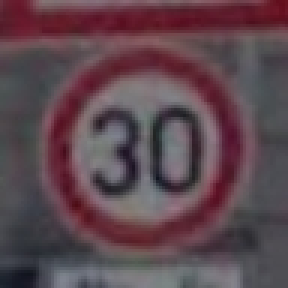
#> input picture new_images/1.jpg, 96 x 96 px (shown 3 times larger); its folder holds 4 pictures in this run
$ jupyter execute --allow-errors Traffic_Sign_Classifier.ipynb   (shell and % lines are left out)   (older library calls are emulated)
#> lines starting #> are read from the running program, lines starting #| are printed output that depends on the picture
# Self-Driving Car Engineer Nanodegree

## Deep Learning

## Project: Build a Traffic Sign Recognition Classifier

In this notebook, a template is provided for you to implement your functionality in stages, which is required to successfully complete this project. If additional code is required that cannot be included in the notebook, be sure that the Python code is successfully imported and included in your submission if necessary.

> **Note**: Once you have completed all of the code implementations, you need to finalize your work by exporting the iPython Notebook as an HTML document. Before exporting the notebook to html, all of the code cells need to have been run so that reviewers can see the final implementation and output. You can then export the notebook by using the menu above and navigating to  \n",
    "**File -> Download as -> HTML (.html)**. Include the finished document along with this notebook as your submission.

In addition to implementing code, there is a writeup to complete. The writeup should be completed in a separate file, which can be either a markdown file or a pdf document. There is a [write up template](https://github.com/udacity/CarND-Traffic-Sign-Classifier-Project/blob/master/writeup_template.md) that can be used to guide the writing process. Completing the code template and writeup template will cover all of the [rubric points](https://review.udacity.com/#!/rubrics/481/view) for this project.

The [rubric](https://review.udacity.com/#!/rubrics/481/view) contains "Stand Out Suggestions" for enhancing the project beyond the minimum requirements. The stand out suggestions are optional. If you decide to pursue the "stand out suggestions", you can include the code in this Ipython notebook and also discuss the results in the writeup file.

>**Note:** Code and Markdown cells can be executed using the **Shift + Enter** keyboard shortcut. In addition, Markdown cells can be edited by typically double-clicking the cell to enter edit mode.

[cell 1]
### Hyperparameters and settings to try out:
# Gray images did not improve or hurt performance, but make the model smaller and therefore faster to train.
use_gray_images = True
# Saturation happends between 10 to 15 epochs most of the times.
EPOCHS = 20
BATCH_SIZE = 256
# Somehow it is impossible to improve performance with learning rate 000.5
learning_rate = 0.005
#Dropout of 0.75 improved by 2% the validation performance
dropout_keep_prob = 0.60

---
## Step 0: Load The Data

[cell 2]
# Load pickled data
import pickle

# Point to saved training and testing data

training_file = 'traffic-signs-data/train.p'
validation_file= 'traffic-signs-data/valid.p'
testing_file = 'traffic-signs-data/test.p'

#> (the rest of this cell did not finish here and is left out)

---

## Step 1: Dataset Summary & Exploration

The pickled data is a dictionary with 4 key/value pairs:

- `'features'` is a 4D array containing raw pixel data of the traffic sign images, (num examples, width, height, channels).
- `'labels'` is a 1D array containing the label/class id of the traffic sign. The file `signnames.csv` contains id -> name mappings for each id.
- `'sizes'` is a list containing tuples, (width, height) representing the original width and height the image.
- `'coords'` is a list containing tuples, (x1, y1, x2, y2) representing coordinates of a bounding box around the sign in the image. **THESE COORDINATES ASSUME THE ORIGINAL IMAGE. THE PICKLED DATA CONTAINS RESIZED VERSIONS (32 by 32) OF THESE IMAGES**

Complete the basic data summary below. Use python, numpy and/or pandas methods to calculate the data summary rather than hard coding the results. For example, the [pandas shape method](http://pandas.pydata.org/pandas-docs/stable/generated/pandas.DataFrame.shape.html) might be useful for calculating some of the summary results.

### Provide a Basic Summary of the Data Set Using Python, Numpy and/or Pandas

[cell 3]
### Replace each question mark with the appropriate value.
### Use python, pandas or numpy methods rather than hard coding the results
import numpy as np

# Some data in the original validation set was very difficult to learn from the training data
# I opted to merge trainning data and validation data
# Since there is no dedicated validation set, we will use cross-validation to measure epoch
# progress and a lower dropout keep parameter to prevent overfitting.
#> (the rest of this cell did not finish here and is left out)

### Include an exploratory visualization of the dataset

Visualize the German Traffic Signs Dataset using the pickled file(s). This is open ended, suggestions include: plotting traffic sign images, plotting the count of each sign, etc.

The [Matplotlib](http://matplotlib.org/) [examples](http://matplotlib.org/examples/index.html) and [gallery](http://matplotlib.org/gallery.html) pages are a great resource for doing visualizations in Python.

**NOTE:** It's recommended you start with something simple first. If you wish to do more, come back to it after you've completed the rest of the sections.

[cell 4]
### Data exploration visualization code goes here.
### Feel free to use as many code cells as needed.
import matplotlib.pyplot as plt
# Visualizations will be shown in the notebook.


import matplotlib.gridspec as gridspec
import math
import random


# image ploting code from here:
# https://github.com/swirlingsand/self-driving-car-nanodegree-nd013/blob/master/CarND-Traffic-Sign-Classifier-Project-master/Traffic_Sign_Classifier.ipynb
def rand_image_gen(x_set, n_images_to_gen, randomize = True):
    for index in range(n_images_to_gen):
        random_index =random.randint(0,len(x_set)-1)
        if randomize:
            yield x_set[random_index]
        else:
            yield x_set[index]

def print_a_line_of_images(Images, num, randomize = True):
    # graphing function concepts from http://navoshta.com/traffic-signs-classification/
    fig = plt.figure(figsize = (num, 1))
    fig.subplots_adjust(left = 0, right = 1, bottom = 0, top = 1, hspace = 0.05, wspace = 0.05)

    for i, im in enumerate(rand_image_gen(Images, num, randomize = randomize)):
        axis = fig.add_subplot(1, num, i + 1, xticks=[], yticks=[])
        axis.imshow(im)
    plt.show()
#print_a_line_of_images(X_train, 10)

[cell 5]
#Show random images
num_cols = 10
num_rows = 3

#> (the rest of this cell did not finish here and is left out)

[cell 6]
import matplotlib.pyplot as plt
# Visualizations will be shown in the notebook.


import matplotlib.gridspec as gridspec
import math
import random

#> (the rest of this cell did not finish here and is left out)

[cell 7]
#Show random images
num_cols = 10
num_rows = 5

# The original validation dataset had some difficult tags, which where always causing problems.
# I opted to include those in training and change to cross-validation.
# See,s lke x-validation with dropout improved performance, and made errors more random.
#difficult_labels = tuple(set([2,25]))

# New errors:
#difficult_labels = tuple(set([11, 7, 5, 0, 3, 8, 2, 2, 27, 4, 3, 1, 1, 0, 0,10, 11]))
difficult_labels = tuple(set([28, 30, 27]))


#> (the rest of this cell did not finish here and is left out)

## ----

## Step 2: Design and Test a Model Architecture

Design and implement a deep learning model that learns to recognize traffic signs. Train and test your model on the [German Traffic Sign Dataset](http://benchmark.ini.rub.de/?section=gtsrb&subsection=dataset).

There are various aspects to consider when thinking about this problem:

- Neural network architecture
- Play around preprocessing techniques (normalization, rgb to grayscale, etc)
- Number of examples per label (some have more than others).
- Generate fake data.

Here is an example of a [published baseline model on this problem](http://yann.lecun.com/exdb/publis/pdf/sermanet-ijcnn-11.pdf). It's not required to be familiar with the approach used in the paper but, it's good practice to try to read papers like these.

**NOTE:** The LeNet-5 implementation shown in the [classroom](https://classroom.udacity.com/nanodegrees/nd013/parts/fbf77062-5703-404e-b60c-95b78b2f3f9e/modules/6df7ae49-c61c-4bb2-a23e-6527e69209ec/lessons/601ae704-1035-4287-8b11-e2c2716217ad/concepts/d4aca031-508f-4e0b-b493-e7b706120f81) at the end of the CNN lesson is a solid starting point. You'll have to change the number of classes and possibly the preprocessing, but aside from that it's plug and play!

### Pre-process the Data Set (normalization, grayscale, etc.)

Use the code cell (or multiple code cells, if necessary) to implement the first step of your project.

[cell 8]
### Preprocess the data here. Preprocessing steps could include normalization, converting to grayscale, etc.
### Feel free to use as many code cells as needed.

from sklearn.utils import shuffle
import cv2
import matplotlib.pyplot as plt
import matplotlib.gridspec as gridspec
import math
import random
# Visualizations will be shown in the notebook.

#> (the rest of this cell did not finish here and is left out)

[cell 9]
#Show random images after pre-processing
num_cols = 10
num_rows = 5

def print_a_line_of_pp_images(images, num, randomize = True):
    # graphing function concepts from http://navoshta.com/traffic-signs-classification/
    fig = plt.figure(figsize = (num, 1))
    fig.subplots_adjust(left = 0, right = 1, bottom = 0, top = 1, hspace = 0.05, wspace = 0.05)

    for i, im in enumerate(rand_image_gen(images, num, randomize = randomize)):
        axis = fig.add_subplot(1, num, i + 1, xticks=[], yticks=[])
        axis.imshow(im.reshape(im.shape[0:2]), cmap = 'gray')
    plt.show()

#> (the rest of this cell did not finish here and is left out)

### Model Architecture

#> (a cell that did not finish here is left out)

### Train, Validate and Test the Model

A validation set can be used to assess how well the model is performing. A low accuracy on the training and validation
sets imply underfitting. A high accuracy on the training set but low accuracy on the validation set implies overfitting.

[cell 11]
### Train your model here.
### Calculate and report the accuracy on the training and validation set.
### Once a final model architecture is selected,
### the accuracy on the test set should be calculated and reported as well.
### Feel free to use as many code cells as needed.
import tensorflow as tf
from sklearn.model_selection import train_test_split

prediction_out = None

#> (the rest of this cell did not finish here and is left out)

#> (a cell that did not finish here is left out)

---

## Step 3: Test a Model on New Images

To give yourself more insight into how your model is working, download at least five pictures of German traffic signs from the web and use your model to predict the traffic sign type.

You may find `signnames.csv` useful as it contains mappings from the class id (integer) to the actual sign name.

### Load and Output the Images

[cell 13]
### Load the images and plot them here.
### Feel free to use as many code cells as needed.

#I cropped images from google. they are squared, but not 32 by 32, so they need some resizing.
from  scipy import misc
from PIL import Image
import os
num_cols = 5

X_new = []
y_new = []
new_image_dir = "new_images"
for i, image_path in enumerate(os.listdir(new_image_dir)):
    print(image_path)
    label = int(image_path.split(".")[0])
    y_new.append(label)
    new_image = misc.imread("new_images" + "/" + image_path)
#> new_image is the input picture: shape (96, 96, 3); mean R, G, B 93.4, 71.1, 79.1
    thumbnail = misc.imresize(new_image, (32,32,3))
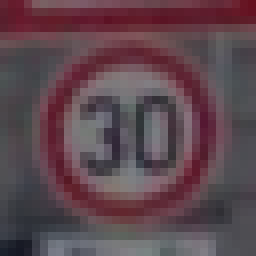
#> thumbnail: shape (32, 32, 3) (shown 8 times larger); mean R, G, B 93.3, 71.1, 79
    X_new.append(thumbnail)
#> pass 2 of the loop `for i, image_path in enumerate(os.listdir(new_image_dir)):`:
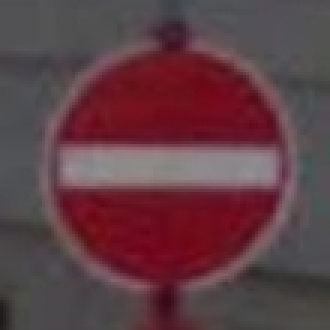
#> input picture new_images/17.jpg, 110 x 110 px (shown 3 times larger)
#> new_image is the input picture: shape (110, 110, 3); mean R, G, B 95.6, 62.4, 69.4
#> `thumbnail = misc.imresize(new_image, (32,32,3))`:
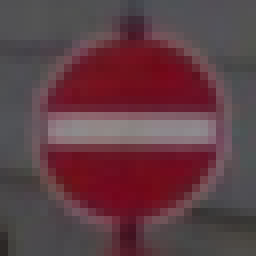
#> thumbnail: shape (32, 32, 3) (shown 8 times larger); mean R, G, B 95.6, 62.4, 69.4
#> pass 3 of the loop `for i, image_path in enumerate(os.listdir(new_image_dir)):`:
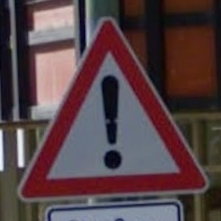
#> input picture new_images/18.jpg, 221 x 221 px
#> new_image is the input picture: shape (221, 221, 3); mean R, G, B 86.4, 66.6, 70.6
#> `thumbnail = misc.imresize(new_image, (32,32,3))`:
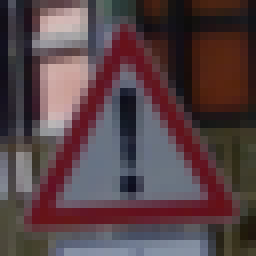
#> thumbnail: shape (32, 32, 3) (shown 8 times larger); mean R, G, B 86.4, 66.6, 70.5
#> the loop made 4 passes; the first 3 are shown
X_new = np.array(X_new)
y_new = np.array(y_new)


#> (the rest of this cell did not finish here and is left out)
